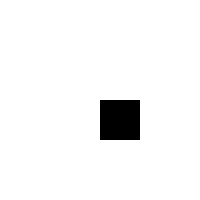
Frame 1 (no input)
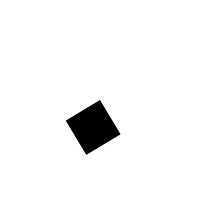
Frame 60 (the mouse pressed at the canvas centre just before this capture)
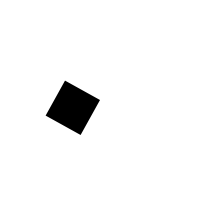
Frame 120 (the mouse held since frame 60 and released just before this capture)

The Processing sketch that drew these frames (run headless with seeded random() and noise(); from frame 60 on, the mouse is pressed at the canvas centre):

// Processing sketch: transform4
// ── transform4.pde
int angle = 0;

void setup() {
    size(200, 200);
    fill(192);
    noStroke();
}

void draw() {
    background(255);

    pushMatrix();
    // move the origin to the pivot point
    translate(100, 100); 

    // then pivot the grid
    rotate(radians(angle));

    // and draw the square at the origin
    fill(0);
    rect(0, 0, 40, 40);
    popMatrix();

    // increment angle
    angle = angle + 1;
}
